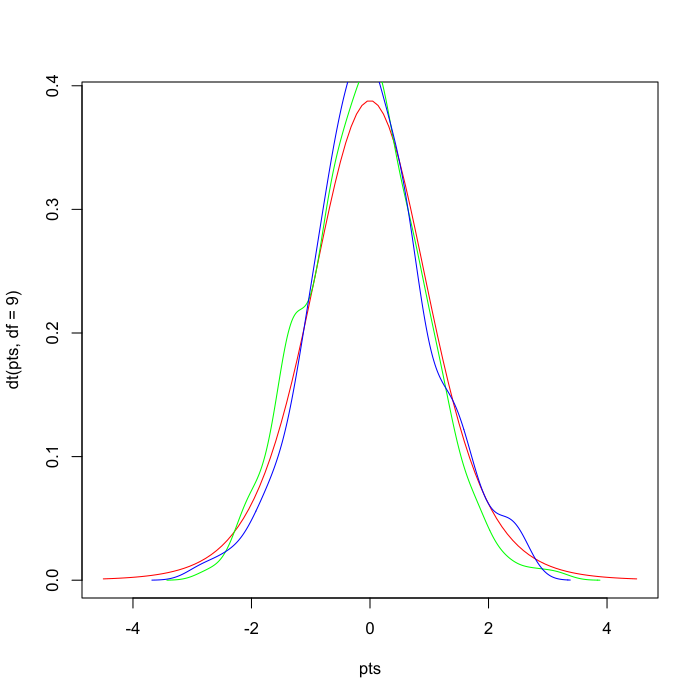

Generate this figure with R:
x = rnorm(1000)
y = rnorm(300)
pts = seq(-4.5, 4.5, length = 100)
plot(pts, dt(pts,df=9), col="red", type="l")
lines(density(x), col="green")
lines(density(y), col="blue")
ttest= t.test(x, y)
ttest

#	Welch Two Sample t-test

# data:  x and y
# t = -1.5872, df = 485.43, p-value = 0.1131
# alternative hypothesis: true difference in means is not equal to 0
# 95 percent confidence interval:
# -0.2327975  0.0247495
# sample estimates:
#  mean of x   mean of y 
# -0.08522837  0.01879564 
